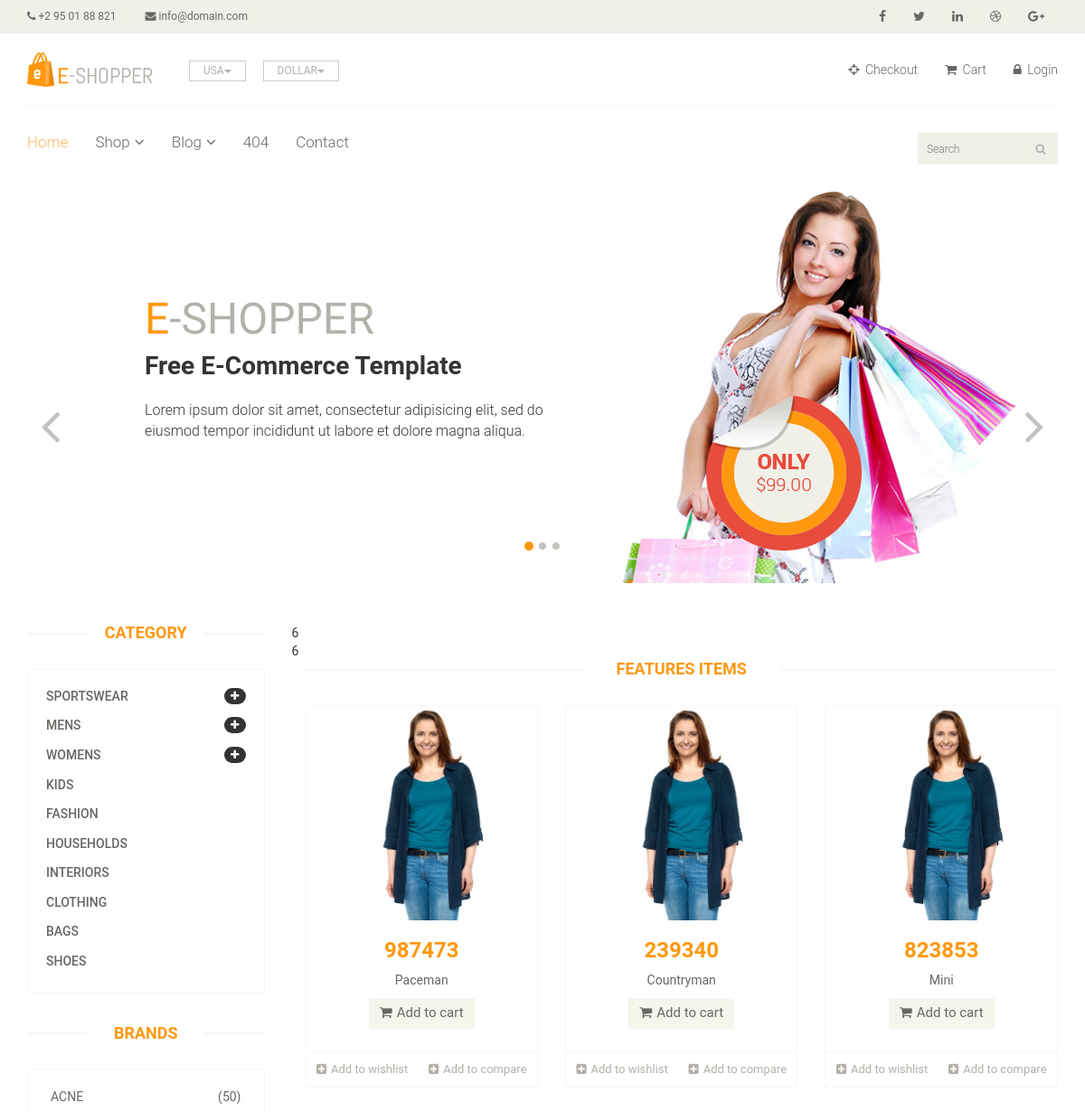
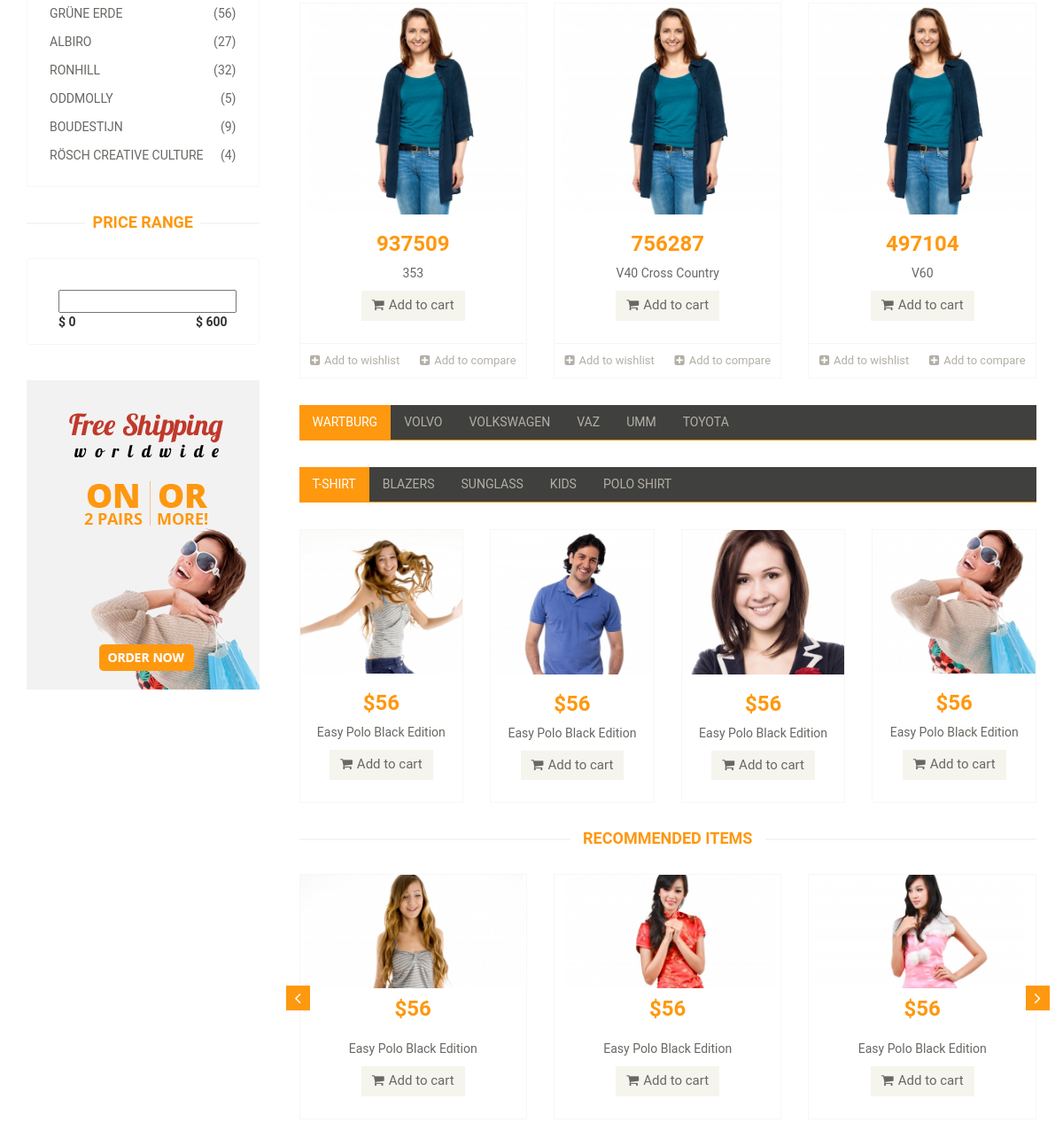
The page / on the database its author committed (2 pictures, top to bottom).
### tables this page shows
CREATE TABLE `auto` (
  `idauto` int(11) NOT NULL,
  `idmarca` int(11) NOT NULL,
  `modelo` varchar(100) DEFAULT NULL,
  `placa` varchar(100) DEFAULT NULL,
  `precio` decimal(10,0) DEFAULT NULL
);

CREATE TABLE `marca` (
  `idmarca` int(11) NOT NULL,
  `nombre` varchar(100) DEFAULT NULL
);

### application/views/index.php (the view, shortened to what the rows shown need)
<section id="slider">
    <div class="container">
	<div class="row">
            <div class="col-sm-12">
            <div class="col-sm-12">
		<div id="slider-carousel" class="carousel slide" data-ride="carousel">
                <div class="carousel-inner">
                    <div class="item active">
                        <div class="col-sm-6">
                            <h1><span>E</span>-SHOPPER</h1>
                            <h2>Free E-Commerce Template</h2>
                        </div>
                    </div>
                </div>
		</div>
            </div>
	</div>
	</div>
    </div>
</section>
<section>
    <div class="container">
	<div class="row">
            <div class="col-sm-3">
		<div class="left-sidebar">
                    <h2>Category</h2>
                    <div class="brands_products">
                        <h2>Brands</h2>
                    </div>
                    <div class="price-range">
                        <h2>Price Range</h2>
                    </div>
		</div>
            </div>
            <div class="col-sm-9 padding-right">
            <?php
                    echo sizeof($products)."<br/>";
                    if(sizeof($products) != 0){
            ?>
            <div class="features_items">
		<h2 class="title text-center">Features Items</h2>
                <?php
                    foreach($products as $fila):
                ?>
                <div class="col-sm-4">
                    <div class="product-image-wrapper">
                        <div class="single-products">
                            <div class="productinfo text-center">
                                <img src="<?php echo base_url();?>assets/img/home/product1.jpg" alt="" />
                                <h2><?=$fila->precio?></h2>
                                <p><?=$fila->modelo?></p>
                                <a href="#" class="btn btn-default add-to-cart"><i class="fa fa-shopping-cart"></i>Add to cart</a>
                            </div>
                            <div class="product-overlay">
                                <div class="overlay-content">
                                </div>
                            </div>
                        </div>
                        <div class="choose">
                            <ul class="nav nav-pills nav-justified">
                                <li><a href="#"><i class="fa fa-plus-square"></i>Add to wishlist</a></li>
                                <li><a href="#"><i class="fa fa-plus-square"></i>Add to compare</a></li>
                            </ul>
                        </div>
                    </div>
                </div>
                <?php
                    endforeach;
                ?>
            </div>
            <?php
                }
            ?>
            <div class="category-tab">
                <?php
                    $n = 0;
                    if(sizeof($brands) != 0){
                ?>
                <div class="col-sm-12">
                    <ul class="nav nav-tabs">
                        <?php
                            foreach($brands as $fila):
                        ?>
                            <?php
                                $n++;
                                if($n == 1){
                            ?>
                                <li class="active"><a href="#<?=$fila->idmarca?>" data-toggle="tab"><?=$fila->nombre?></a></li>
                            <?php
                                }else{
                            ?>
                                <li><a href="#<?=$fila->idmarca?>" data-toggle="tab"><?=$fila->nombre?></a></li>
                            <?php
                                }
                            ?>
                        <?php
                            endforeach;
                        ?>
                    </ul>
                </div>
                    <?php
                        }
                    ?>
                <div class="tab-content">
                    <div class="tab-pane fade active in" id="tshirt" >
                        <div class="col-sm-3">
                            <div class="product-image-wrapper">
                                <div class="single-products">
                                    <div class="productinfo text-center">
                                        <h2>$56</h2>
                                    </div>
                                </div>
                            </div>
                        </div>
                        <div class="col-sm-3">
                            <div class="product-image-wrapper">
                                <div class="single-products">
                                    <div class="productinfo text-center">
                                        <h2>$56</h2>
                                    </div>
                                </div>
                            </div>
                        </div>
                        <div class="col-sm-3">
                            <div class="product-image-wrapper">
                                <div class="single-products">
                                    <div class="productinfo text-center">
                                        <h2>$56</h2>
                                    </div>
                                </div>
                            </div>
                        </div>
                        <div class="col-sm-3">
                            <div class="product-image-wrapper">
                                <div class="single-products">
                                    <div class="productinfo text-center">
                                        <h2>$56</h2>
                                    </div>
                                </div>
                            </div>
                        </div>
                    </div>
		</div>
            </div>
            <div class="recommended_items">
		<h2 class="title text-center">recommended items</h2>
		<div id="recommended-item-carousel" class="carousel slide" data-ride="carousel">
                    <div class="carousel-inner">
                        <div class="item active">
                            <div class="col-sm-4">
                                <div class="product-image-wrapper">
                                    <div class="single-products">
                                        <div class="productinfo text-center">
                                            <h2>$56</h2>
                                        </div>
                                    </div>
                                </div>
                            </div>
                            <div class="col-sm-4">
                                <div class="product-image-wrapper">
                                    <div class="single-products">
                                        <div class="productinfo text-center">
                                            <h2>$56</h2>
                                        </div>
                                    </div>
                                </div>
                            </div>
                            <div class="col-sm-4">
                                <div class="product-image-wrapper">
                                    <div class="single-products">
                                        <div class="productinfo text-center">
                                            <h2>$56</h2>
                                        </div>
                                    </div>
                                </div>
                            </div>
                        </div>
                    </div>
		</div>
            </div>
	</div>
    </div>
</div>
</section>

### rows shown on the page
auto: precio "987473", modelo "Paceman"
auto: precio "239340", modelo "Countryman"
auto: precio "823853", modelo "Mini"
auto: precio "937509", modelo "353"
auto: precio "756287", modelo "V40 Cross Country"
auto: precio "497104", modelo "V60"
marca: nombre "WARTBURG"
marca: nombre "VOLVO"
marca: nombre "VOLKSWAGEN"
marca: nombre "VAZ"
marca: nombre "UMM"
marca: nombre "TOYOTA"

### other values the page prints
sizeof($products) "6"
sizeof($brands) "6"
